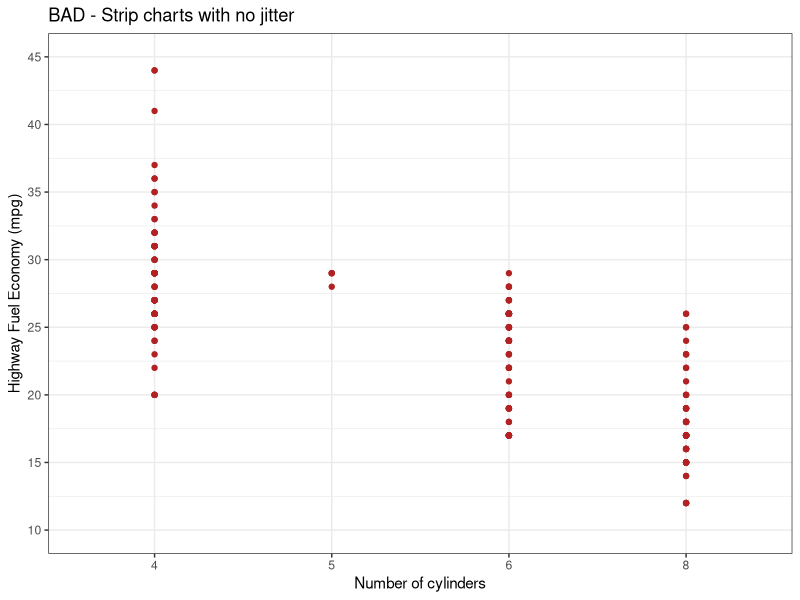
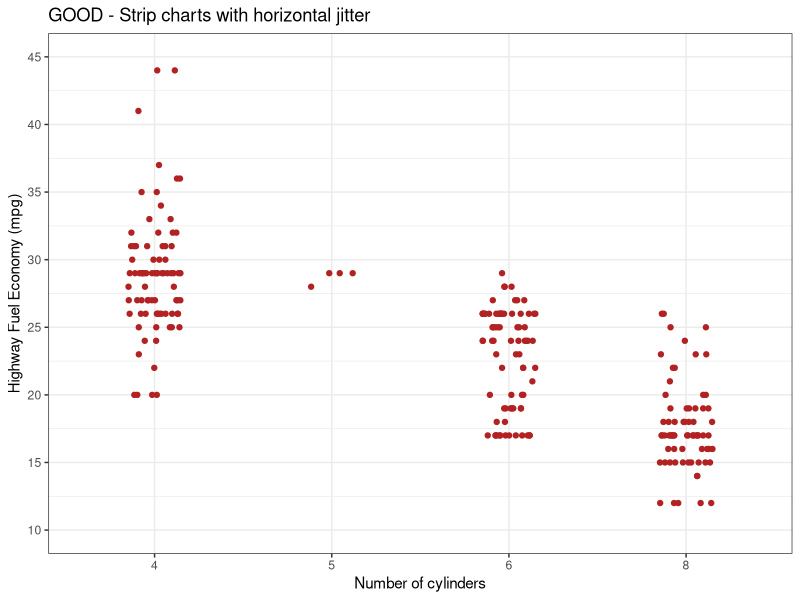
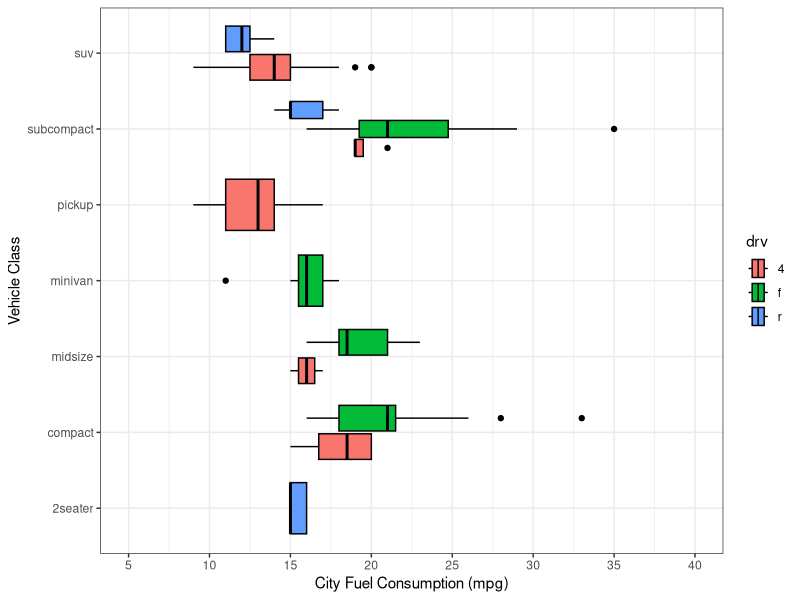
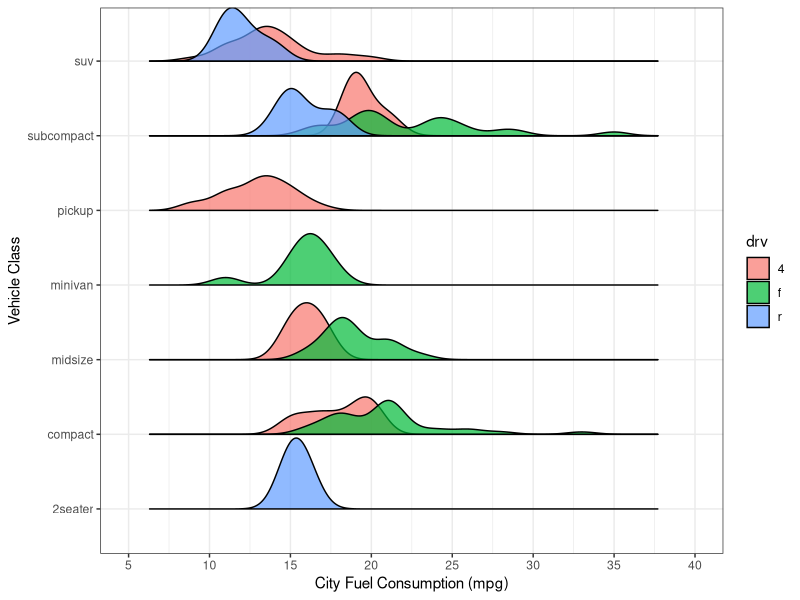
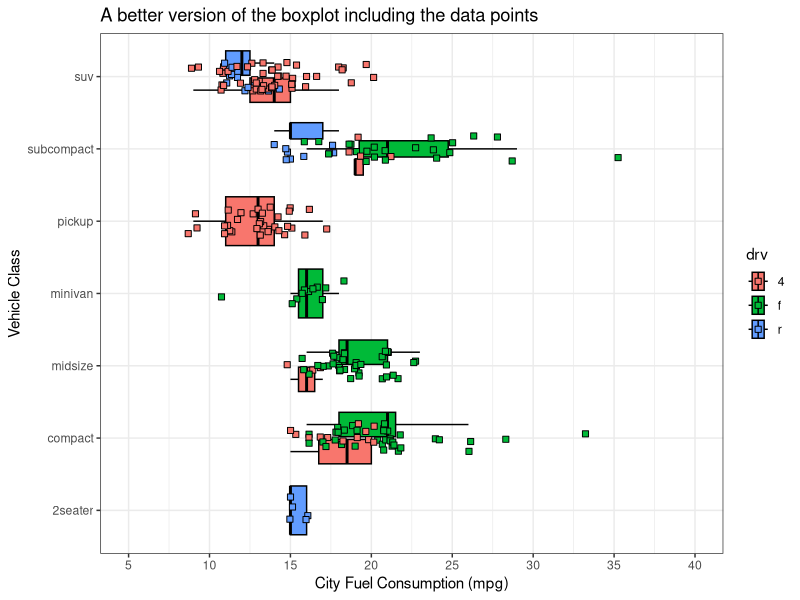

Source code (R) for these figures, in order:
## ---- chunk 1
library(knitr)
library(ggplot2)
library(ggridges)
opts_chunk$set(fig.align="center", fig.height=4, fig.width=5.5)
## ---- chunk 2
head(mpg)
## ---- chunk 3
summary(mpg$hwy)
## ---- chunk 4

print(unique(mpg$cyl))

ggplot(mpg, aes(x = factor(cyl, level = c(4,5,6,8)), y = hwy)) +
  geom_point(size = 1.5, color = 'firebrick') + 
  labs(title = 'BAD - Strip charts with no jitter') + 
  xlab('Number of cylinders') + 
  scale_y_continuous(name = "Highway Fuel Economy (mpg)",
                     limits = c(10, 45),
                     breaks= seq(from = 10, to = 45, by = 5)) + 
  theme_bw()


## ---- chunk 5

ggplot(mpg, aes(x = factor(cyl, level = c(4,5,6,8)), y = hwy)) +
  geom_point(size = 1.5, 
             color = 'firebrick',
             position = position_jitter(width = 0.15, height =0)) + 
  labs(title = 'GOOD - Strip charts with horizontal jitter') + 
  xlab('Number of cylinders') + 
  scale_y_continuous(name = "Highway Fuel Economy (mpg)",
                     limits = c(10, 45),
                     breaks= seq(from = 10, to = 45, by = 5)) + 
  theme_bw()


## ---- chunk 6
mpg
## ---- chunk 7
summary(mpg$cty)
## ---- chunk 8

ggplot(mpg, aes(x = cty, y = class, fill = drv)) +
  geom_boxplot(color = 'black') +
  scale_x_continuous('City Fuel Consumption (mpg)', limits = c(5, 40),
                     breaks= seq(from = 5, to = 40, by = 5)) +
  ylab( "Vehicle Class") +
  theme_bw()
## ---- chunk 9

ggplot(mpg, aes(x = cty, y = class, fill = drv)) +
  geom_density_ridges2(color = 'black', alpha = 0.7, scale = 0.95, 
                       bandwidth = 0.9) +
  scale_x_continuous('City Fuel Consumption (mpg)', limits = c(5, 40),
                     breaks= seq(from = 5, to = 40, by = 5)) +
  ylab( "Vehicle Class") +
  theme_bw()
## ---- chunk 10

ggplot(mpg, aes(x = cty, y = class, fill = drv)) +
  geom_boxplot(color = 'black', outlier.shape = NA) + 
  geom_point(aes( color = drv, fill = drv),  shape = 22, size = 2, color = "black", 
             position = position_jitter(height =0.2)) + 
  scale_x_continuous('City Fuel Consumption (mpg)', limits = c(5, 40),
                     breaks= seq(from = 5, to = 40, by = 5)) +
  ylab( "Vehicle Class") +
  labs(title = 'A better version of the boxplot including the data points') + 
  theme_bw()
